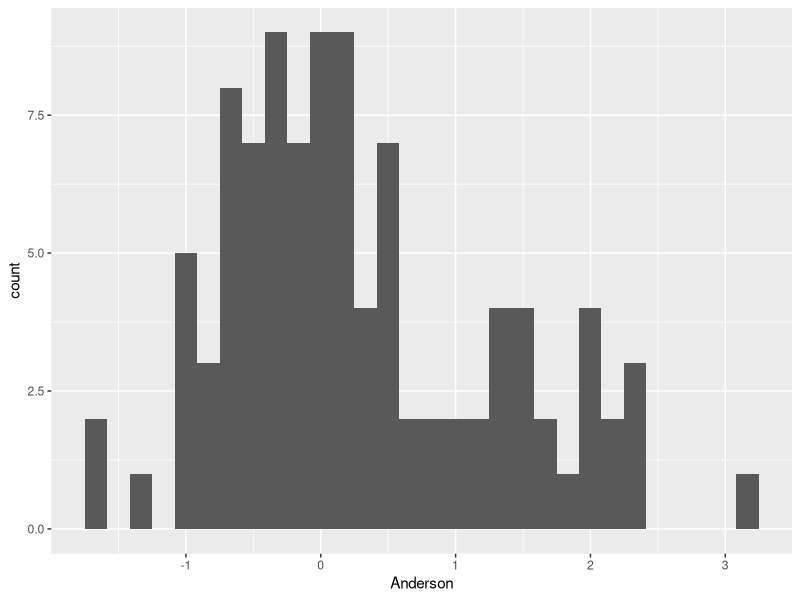

The R script that drew this image:
library(MASS)

T_Anderson <- function(N, L, Lam){
  
 return (sqrt((N - 1) / 2) * (L - Lam) / Lam)

}

AndersonHist <- function(Mu, Sigma, N, Trial){
  
  Lam <- eigen(Sigma)$values[1] # 母固有値

  L <- numeric(100 * Trial) # 標本を抽出する度にその固有値を入れるためのベクトル
  Anderson <- numeric(100 * Trial) # (100 * Trial)の回数だけAnderson()の結果を得て，
                                   # それを入れるベクトル

    for(i in 1:(100 * Trial)){ # (100 * Trial)の回数だけAnderson()の結果を得る．
                               # その結果をAndersonに蓄積する．

      Sam <- mvrnorm(N, Mu, Sigma) #多次元正規分布に従う独立な確率ベクトルをN組発生．
                                   #ただしSigmaは対称行列で正定値行列
      L[i] <- (prcomp(Sam)$sdev[1]) ^ 2 # 標本固有値
      Anderson[i] <- T_Anderson(N, L[i], Lam) # 標本数Nをi回目に抽出して計算したT_Anderson()を
                                              # Anderson[i]に代入する．

    }

  df <- data.frame(Anderson)

  library(ggplot2)
  ggplot(data = df, aes(x = Anderson)) + 
    geom_histogram()
}

Mu0　<-　c(1, 2, 3, 4, 5) #母期待値ベクトル
Sigma0 <- rbind( #母共分散行列，ただし正定値
  c(1, 0, -1, 1, -1),
  c(0, 2, 0, 1, 1),
  c(-1, 0, 3, 0, 2),
  c(1, 1, 0, 4, -1),
  c(-1, 1, 2, -1, 5)
)
AndersonHist(Mu0, Sigma0, 100, 1)
